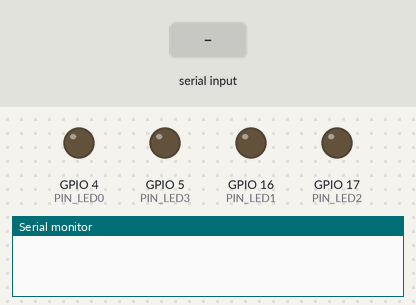
Simulated run of this sketch. Board: ESP32. On the bench: output pins drawn as LEDs (lit = HIGH), the last lines printed to the serial monitor. Inputs (shaded band) come from the test bench.

Above: at 1.2 s.
1.3 s: "ltr\n" received over Serial
At 4.2 s:
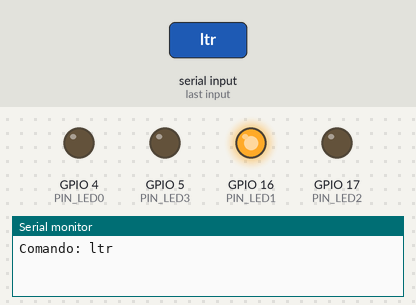
4.3 s: "on\n" received over Serial
At 5.1 s:
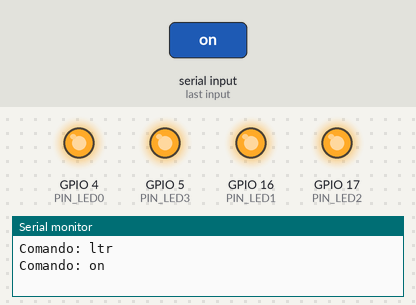
6.3 s: "off\n" received over Serial
At 7.8 s:
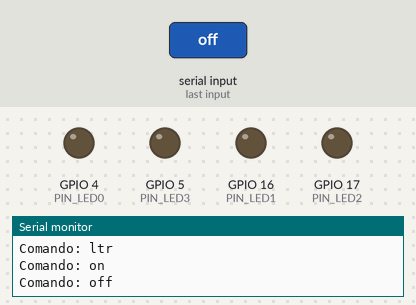
Timing chart, 0 to 9.3 s (numbered marks = the images above; inputs shaded):
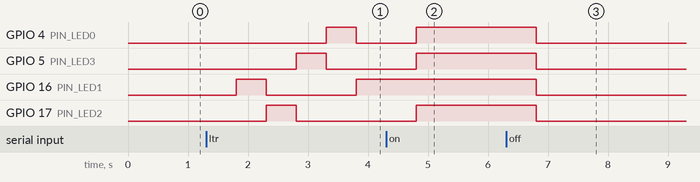

Measured:
- after the input at 1.3 s, GPIO 4 (PIN_LED0): LOW → HIGH after 2.0 s, → LOW 0.50 s later; GPIO 5 (PIN_LED3): LOW → HIGH after 1.5 s, → LOW 0.50 s later; GPIO 16 (PIN_LED1): LOW → HIGH after 0.50 s, → LOW 0.50 s later, → HIGH 1.5 s later; GPIO 17 (PIN_LED2): LOW → HIGH after 1.0 s, → LOW 0.50 s later
- after the input at 4.3 s, GPIO 5 (PIN_LED3): goes on until 4.8 s, then stays HIGH; GPIO 16 (PIN_LED1): stays HIGH (without the input it goes to LOW after 0.01 s)
- after the input at 6.3 s, GPIO 4 (PIN_LED0), GPIO 5 (PIN_LED3), GPIO 16 (PIN_LED1), GPIO 17 (PIN_LED2): HIGH → LOW after 0.50 s

The sketch:

asignacion13V2_228724.ino
```cpp
#define NO_DEFINIDO -1
#define INICIAL 0
#define APAGADO 1
#define ENCENDIDO 2
#define FLASHING 3
#define BARRIENDO_LTR 4
#define BARRIENDO_RTL 5
#define DESCONOCIDO 6
#define PAUSA_MEDIO 500   //Flashea cada 500 ms
#define PAUSA_CUARTO 250  //Flashea cada 250 ms
#define PIN_BOTON 12
#define PIN_LED0 4
#define PIN_LED1 16
#define PIN_LED2 17
#define PIN_LED3 5

// Velocidad de transmisión del puerto serie
const unsigned int BAUD_RATE = 115200;

unsigned int estado_nuevo, estado_actual;
boolean cambiarEstado;
unsigned long tiempoAnterior, tiempoActual;
unsigned int led;  //Controla el estado del LED
int leds[] = { 4, 16, 17, 5 };
char comando[6];
int contador = 0;


void setup() {

  // Establece la velocidad de transmisión del puerto
  // serie al valor BAUD_RATE
  Serial.begin(BAUD_RATE);


  cambiarEstado = false;
  estado_actual = INICIAL;
  estado_nuevo = NO_DEFINIDO;

  pinMode(PIN_LED0, OUTPUT);
  pinMode(PIN_LED1, OUTPUT);
  pinMode(PIN_LED2, OUTPUT);
  pinMode(PIN_LED3, OUTPUT);
}
void loop() {
  checarEvento();
  procesarTransicionEstado();
  procesarEstado();

}

void checarEvento() {

  // Si hay caracteres disponibles para lectura en el puerto serie
  if (Serial.available() > 0) {

    // Lee a lo mas 5 caracteres del puerto serie o hasta que se
    // presione la tecla Enter y los guarda en el arreglo
    // comando.
    int n = Serial.readBytesUntil('\n', comando, 5);
    // Todas las cadenas en C/C++ terminan en el carácter de fin
    // de cadena, ‘\n’.
    comando[n] = '\0';
    // Escribe el comando al puerto serie
    Serial.print("Comando: ");
    Serial.println(comando);
    cambiarEstado = true;
    delay(500);
  } else {
    cambiarEstado = false;
  }
}

void procesarTransicionEstado() {

  if (estado_actual == INICIAL) {
    estado_nuevo = APAGADO;
    cambiarEstado = false;
  } else if (!strcmp(comando, "") == 0) {
    if (strcmp(comando, "on") == 0) {
      estado_nuevo = ENCENDIDO;

    } else
      // Si se lee el comando "off"
      if (strcmp(comando, "off") == 0) {
        // Apaga los LEDs
        estado_nuevo = APAGADO;
        // Escribe al puerto serie
        //Serial.println("LEDs apagado");
      } else
        //Si se lee el comando "ltr"
        if (strcmp(comando, "ltr") == 0) {
          // Enciende los LEDs de izquierda a derecha
          estado_nuevo = BARRIENDO_LTR;
          // Escribe al puerto serie
          //Serial.println("Encendido de izquierda a derecha");
        } else
          //Si se lee el comando "rtl"
          if (strcmp(comando, "rtl") == 0) {
            // Enciende los LEDs de derecha a izquierda
            estado_nuevo = BARRIENDO_RTL;
            // Escribe al puerto serie
            //Serial.println("Barrido de derecha a izquierda");
          } else
            //Si lee el comando "flash"
            if (strcmp(comando, "flash") == 0) {

              estado_nuevo = FLASHING;
              // Escribe al puerto serie
              //Serial.println("LEDs Flasheando");
            } else {
              estado_nuevo = DESCONOCIDO;
              // Escribe al puerto serie
              //Serial.println("Comando no existe");
            }
    cambiarEstado = false;
  }
}

void procesarEstado() {
  if (estado_actual != estado_nuevo) {
    // Ejecuta las poscondiciones para el estado que se abandona
    if (estado_actual == APAGADO)
      poscondicionApagado();
    else if (estado_actual == ENCENDIDO)
      poscondicionEncendido();
    else if (estado_actual == FLASHING)
      poscondicionFlashing();
    else if (estado_actual == BARRIENDO_LTR)
      poscondicionBarrerLTR();
    else if (estado_actual == BARRIENDO_RTL)
      poscondicionBarrerRTL();
    else if (estado_actual == DESCONOCIDO)
      poscondicionDesconocido();

    // Ejecuta las precondiciones para el nuevo estado
    if (estado_nuevo == APAGADO)
      precondicionApagado();
    else if (estado_nuevo == ENCENDIDO)
      precondicionEncendido();
    else if (estado_nuevo == FLASHING)
      precondicionFlashing();
    else if (estado_nuevo == BARRIENDO_LTR)
      precondicionBarrrerLTR();
    else if (estado_nuevo == BARRIENDO_RTL)
      precondicionBarrrerRTL();
    else if (estado_nuevo == DESCONOCIDO)
      precondicionDesconocido();

    estado_actual = estado_nuevo;  // Establece el estado al que se cambió
  }
  if (estado_actual == APAGADO)
    apagado();
  else if (estado_actual == ENCENDIDO)
    encendido();
  else if (estado_actual == FLASHING)
    flashing();
  else if (estado_actual == BARRIENDO_LTR)
    barrerLTR();
  else if (estado_actual == BARRIENDO_RTL)
    barrerRTL();
  else if (estado_actual == DESCONOCIDO)
    desconocido();
}
void precondicionApagado() {
}
void apagado() {
  led = LOW;  // Se apaga el LED
  for (int i = 0; i <= 3; i++) {
    digitalWrite(leds[i], led);
  }
}
void poscondicionApagado() {
}
void precondicionEncendido() {
}
void encendido() {
  led = HIGH;  // Se enciende el LED
  for (int i = 0; i <= 3; i++) {
    digitalWrite(leds[i], led);
  }
}
void poscondicionEncendido() {
}

void precondicionFlashing() {
  encendido();
  tiempoAnterior = 0;
}
void flashing() {
  tiempoActual = millis();  //Tiempo transcurrido
  if ((tiempoActual - tiempoAnterior) > PAUSA_MEDIO) {
    led = !led;
    for (int i = 0; i <= 3; i++) {
      digitalWrite(leds[i], led);
    }
    tiempoAnterior = millis();
  }
}

void poscondicionFlashing() {
}

void precondicionDesconocido() {

  tiempoAnterior = 0;
  encendido();
}
void desconocido() {
  tiempoActual = millis();  //Tiempo transcurrido
  if ((tiempoActual - tiempoAnterior) > PAUSA_CUARTO) {
    led = !led;
    for (int i = 0; i <= 3; i++) {
      digitalWrite(leds[i], led);
    }
    tiempoAnterior = millis();
  }
}

void poscondicionDesconocido() {
}

void precondicionBarrrerLTR() {

  tiempoAnterior = 0;
  apagado();
}

void barrerLTR() {
  tiempoActual = millis();  //Tiempo transcurrido
  if ((tiempoActual - tiempoAnterior) > PAUSA_MEDIO) {
    apagado();
    if (contador >= 3) {
      contador = 0;
    } else {
      contador++;
    }
    digitalWrite(leds[contador], HIGH);

    tiempoAnterior = millis();
  }
}

void poscondicionBarrerLTR() {
}

void precondicionBarrrerRTL() {

  tiempoAnterior = 0;
  apagado();
}

void barrerRTL() {
  tiempoActual = millis();  //Tiempo transcurrido
  if ((tiempoActual - tiempoAnterior) > PAUSA_MEDIO) {
    apagado();
    if (contador <= 0) {
      contador = 3;
    } else {
      contador--;
    }
    digitalWrite(leds[contador], HIGH);

    tiempoAnterior = millis();
  }

}


void poscondicionBarrerRTL() {
}
```
